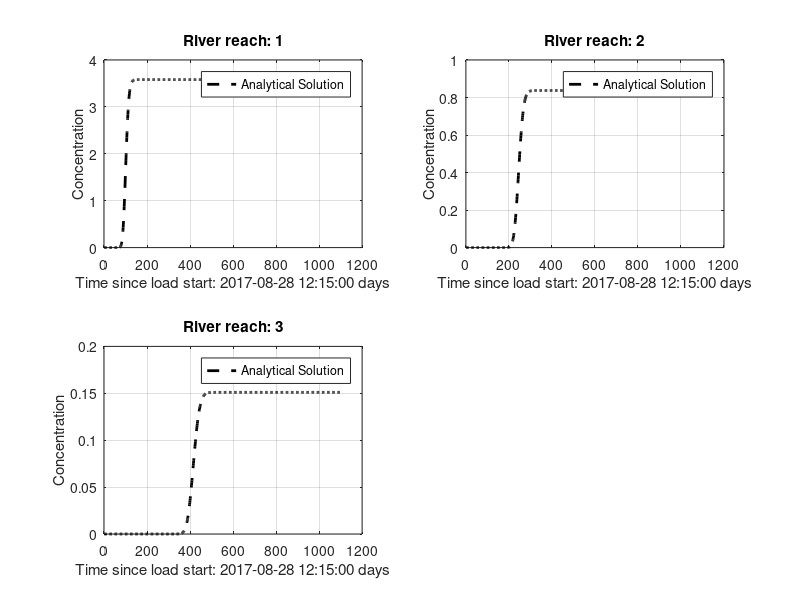

The MATLAB script that drew this image:

% 2-dimensional analytical solution - Transient (using the analytical solution for
% instantaneous point source integrated with respect to time)

function AnltSOL_TRANSIENT_mizuroute

%%%%%%%%%%%%%%%%%%%%%%%%%%%%%%%%%%%%%%%%%%%
% CHOOSE TEST %%%%%%%%%%%%%%%%%%%%%%%%%%%%%%
%%%%%%%%%%%%%%%%%%%%%%%%%%%%%%%%%%%%%%%%%%%

% test = 2; % 2_nrTrans_instS_PorMedia
% test = 4; % 4_nrTrans_contS_PorMedia
% test = 6; % 6_nrTrans_instS_PorMedia_linDecay
% test = 8; % 8_nrTrans_contS_PorMedia_linDecay
 
test = 8; 

%%%%%%%%%%%%%%%%%%%%%%%%%%%%%%%%%%%%%%%%%%%
% General mdoel setup %%%%%%%%%%%%%%%%%%%%%
% Don't change
%%%%%%%%%%%%%%%%%%%%%%%%%%%%%%%%%%%%%%%%%%%


dist_between_nodes = cumsum([80.348, 113.724, 134.015]); % km
timeDays_travel_between_nodes = [120, 250, 370]; % days

% Preliminary calcs %%%%%%%%%%%%%%%%%%%%%%%%%%%%%%%%


% Time steps
if test == 4 || test == 8 

    start_day =  '2017-08-28 12:15:00';
    tsim_nDays_sinceStart = 1100; % time reachis nodes: 120, 250 and 370;
    
    if test == 4
        timeDays_travel_between_nodes = timeDays_travel_between_nodes - 20; % days
    end
    
    V_kmday = dist_between_nodes ./ (timeDays_travel_between_nodes);
    Dy = mean(V_kmday)*0.5;

elseif test == 2 || test == 6 
    tsim = [...
            60 * 60 * 24 * 55,...
            60 * 60 * 24 * 85,...
            60 * 60 * 24 * 120,...
            ];
end

% Storing %%%%%%%%%%%%%%%%%%%%%%%%%%%%%%%%
storage.Dy = Dy;
storage.tsim_nDays_sinceStart = tsim_nDays_sinceStart;
storage.V_kmday = V_kmday;
%storage.ny = ny;

%%%%%%%%%%%%%%%%%%%%%%%%%%%%%%%%%%%%%%%%%%%%%%%%%%%%%%%%%%%%%%%%%%%%%%
n_x_request = numel(dist_between_nodes);
for x_reqi = 1:n_x_request
    
    
    if test == 4 || test == 8 
        
        % Input concentration (continuous)
        C0 = 10;
         
        % Set reation rate
        if test == 4; r = 0; end                % conservative
        if test == 8; r = 0.01; end  % linear decay
        storage.C0 = C0;
        storage.r = r;
        save InputData storage;
        
        % Call analytical solver
        Analytical_calc_1D_contS(dist_between_nodes,x_reqi,tsim_nDays_sinceStart)
        
    elseif test == 2 || test == 6
        
        % Input mass (instantaneous)
        M = 350;
        
        % Mass of the receiving node
        mLayerVolFracLiq = [0.2007, 0.2014, 0.2020, 0.2027, 0.2034, 0.2041, 0.2048, 0.2055, 0.2063, 0.2070, 0.2077, 0.2085, 0.2093, 0.2101, 0.2109, 0.2117, 0.2125, 0.2133, 0.2141, 0.2150, 0.2159, 0.2167, 0.2176, 0.2185, 0.2194, 0.2204, 0.2213, 0.2223, 0.2232, 0.2242, 0.2252, 0.2262, 0.2272, 0.2283, 0.2293, 0.2304, 0.2315, 0.2326, 0.2337, 0.2348, 0.2360, 0.2372, 0.2384, 0.2396, 0.2408, 0.2420, 0.2433, 0.2446, 0.2459, 0.2472, 0.2485, 0.2499, 0.2513, 0.2527, 0.2541, 0.2555, 0.2570, 0.2584, 0.2599, 0.2615, 0.2630, 0.2646, 0.2662, 0.2678, 0.2694, 0.2711, 0.2727, 0.2744, 0.2761, 0.2779, 0.2796, 0.2814, 0.2832, 0.2850, 0.2869, 0.2888, 0.2906, 0.2925, 0.2945, 0.2964, 0.2984, 0.3003, 0.3023, 0.3043, 0.3063, 0.3083, 0.3104, 0.3124, 0.3145, 0.3165, 0.3186, 0.3206, 0.3227, 0.3247, 0.3268, 0.3288, 0.3308, 0.3328, 0.3348, 0.3368];
        hru_area_m2      = 32700;
        
        mLayerVolFracWat_summa_m3 = mLayerVolFracLiq * hru_area_m2 * mLayerDepth_summa_m;
        mLayerVolFracWat_summa_mm_m2 = mLayerVolFracLiq * hru_area_m2 * mLayerDepth_summa_m * 1000;
        UpLayVol_mm_m2 = mLayerVolFracWat_summa_m3 * 1000; % to mm*m2
        
        iLayerLiqFluxSoil_summa_mm_s = iLayerLiqFluxSoil_summa_m_s * 1000;
        
        % Set reaction rate
        if test == 2; r = 0; end                % conservative
        if test == 6; r = 0.01/(60*60*24); end  % linear decay
        
        storage.M = M;
        storage.UpLayVol_mm_m2 = UpLayVol_mm_m2;
        storage.mLayerVolFracWat_summa_mm_m2 = mLayerVolFracWat_summa_mm_m2;
        storage.mLayerVolFracLiq = mLayerVolFracLiq;
        storage.r = r;
        %storage.mLayerDepth_summa_mm = mLayerDepth_summa_mm;
        storage.iLayerLiqFluxSoil_summa_mm_s = iLayerLiqFluxSoil_summa_mm_s;
        storage.hru_area_m2 =  hru_area_m2;
        save InputData storage;
        
        % Call analytical solver
        Analytical_calc_1D_instS(tsim_i)
        
    end

    Compare_plot(dist_between_nodes,x_reqi,...
                 start_day)
    
end


%%%%%%%%%%%%%%%%%%%%%%%%%%%%%%%%%%%%%%%%%
% ANALYTICAL
%%%%%%%%%%%%%%%%%%%%%%%%%%%%%%%%%%%%%%%%%

% 1D, continuous source, Eq. 60 of 
% USGS Chapter B7
% ANALYTICAL SOLUTIONS FOR ONE-, TWO-, AND THREE-DIMENSIONAL SOLUTE
%TRANSPORT IN GROUND-WATER SYSTEMS WITH UNIFORM FLOW
function Analytical_calc_1D_contS(...
    dist_between_nodes,...
    x_reqi,...
    tsim_nDays_sinceStart)

load InputData storage
C0=storage.C0;
Dy=storage.Dy;
r=storage.r;
V_kmday=storage.V_kmday;

Cfinal=zeros(1,tsim_nDays_sinceStart);

x_request_i = dist_between_nodes(x_reqi);

V = V_kmday(x_reqi);
V = mean(V_kmday);

h=waitbar(0,'ANALYTICAL solution: calculating...');

for t_i=1:tsim_nDays_sinceStart
    waitbar(t_i/tsim_nDays_sinceStart)
    
    % Days since start (in seconds)
    tsim_i = t_i;

    % calculation of A

    %A = (M / UpLayVol) /...
    %    ( 4*n*pi()*(Dx*Dy)^(0.5) );
    A =  C0 / 2;

    % calculation of B
    U = (V^2 + 4*r*Dy)^0.5;
    
    B1 = exp(...
            x_request_i * (V - U)/ ...
            (2 * Dy)...
            );
        
    B2 = erfc(...
            (x_request_i - (U * tsim_i) ) / ...
            (2 * (Dy * tsim_i)^0.5));
    
    C1 = exp(...
            x_request_i * (V + U)/ ...
            (2 * Dy));
    
    C2 = erfc(...
            (x_request_i + (U * tsim_i) ) / ...
            (2 * (Dy * tsim_i)^0.5));

    % Final calculation
    C = A * (B1 * B2 + C1 * C2);

    % Saving results
    Cfinal(1,t_i) = C;

end

close(h)

disp('Analytical solution calculation: OK')

storage.C_analytical = Cfinal';
save AnalytSOL storage;

function Analytical_calc_1D_2(tsim_i)

load InputData storage
C0=storage.C0;
Dy=storage.Dy;
r=storage.r;
V=storage.V;
ny=storage.ny;

Cfinal=zeros(1,ny);

h=waitbar(0,'ANALYTICAL solution: calculating...');

for y=1:ny
    waitbar(y/ny)

    % calculation of A

    %A = (M / UpLayVol) /...
    %    ( 4*n*pi()*(Dx*Dy)^(0.5) );
    
    U = (V^2 + 4*r*Dy)^0.5;
    
    A =  C0 * V^2 / (4 * r * Dy);

    % calculation of B
    
    
    B1 = 2 * exp((y * V / Dy) - r * tsim_i);
        
    B2 = erfc(...
            (y + V * tsim_i) / ...
            (2 * (Dy * tsim_i)^0.5));
    
   C1 = U / V - 1; 
        
   C2 = exp(...
            y * (V - U)/ ...
            (2 * Dy));
    
    C3 = erfc(...
            (y - U * tsim_i) / ...
            (2 * (Dy * tsim_i)^0.5));
        
    D1 = U / V + 1;
    
    D2 = exp(...
            y * (V + U)/ ...
            (2 * Dy));
    
    D3 = erfc(...
            (y + U * tsim_i) / ...
            (2 * (Dy * tsim_i)^0.5));

    % Final calculation
    C = A * (B1 * B2 + C1 * C2 * C3 + D1 * D2 * D3);

    % Saving results
    Cfinal(1,y) = C;

end

close(h)

disp('Analytical solution calculation: OK')

storage.C_analytical = Cfinal';
save AnalytSOL storage;

function Analytical_calc_1D_3(tsim_i)

load InputData storage
C0=storage.C0;
Dy=storage.Dy;
r=storage.r;
V=storage.V;
ny=storage.ny;

Cfinal=zeros(1,ny);

h=waitbar(0,'ANALYTICAL solution: calculating...');

for y=1:ny
    waitbar(y/ny)

    % calculation of A

    %A = (M / UpLayVol) /...
    %    ( 4*n*pi()*(Dx*Dy)^(0.5) );
    

    
    A =  C0;

    % calculation of B
    
    
    B1 = 0.5 *  erfc(...
                (y - V * tsim_i) / ...
                (2 * (Dy * tsim_i)^0.5));
    
   C1 = (V^2 * tsim_i / (pi() * Dy))^0.5;
   
   C2 = exp(-(...
            (y - V * tsim_i)^2)/ ...
            (4 * Dy * tsim_i));
        
   D1  = 0.5 * (1 + (V * y) / Dy + (V^2 * tsim_i) / Dy);
   
   D2  = exp(V * y / Dy);
    
    D3 = erfc(...
            (y + V * tsim_i) / ...
            (2 * (Dy * tsim_i)^0.5));
        

    % Final calculation
    C = A * (B1 +  C1 * C2 - D1 * D2 * D3);

    % Saving results
    Cfinal(1,y) = C;

end

close(h)

disp('Analytical solution calculation: OK')

storage.C_analytical = Cfinal';
save AnalytSOL storage;

function Analytical_calc_1D_justAdv(tsim_i, mLayerDepth_summa_m)

load InputData storage
C0=storage.C0;
Dy=storage.Dy;
r=storage.r;
V=storage.V;
ny=storage.ny;

Cfinal=zeros(1,ny);

h=waitbar(0,'ANALYTICAL solution: calculating...');

for y=1:ny
    waitbar(y/ny)

    % calculation of A

    %A = (M / UpLayVol) /...
    %    ( 4*n*pi()*(Dx*Dy)^(0.5) );
  

    % Final calculation
    C = C0 * (y * mLayerDepth_summa_m - V * tsim_i);

    % Saving results
    Cfinal(1,y) = C;

end

close(h)

disp('Analytical solution calculation: OK')

storage.C_analytical = Cfinal';
save AnalytSOL storage;


% 1D, instantaneous source, Eq. 76 of 
% USGS Chapter B7
% ANALYTICAL SOLUTIONS FOR ONE-, TWO-, AND THREE-DIMENSIONAL SOLUTE
%TRANSPORT IN GROUND-WATER SYSTEMS WITH UNIFORM FLOW
function Analytical_calc_1D_instS(tsim_i)

load InputData storage
M = storage.M;
UpLayVol_mm_m2 = storage.UpLayVol_mm_m2;
mLayerVolFracLiq = storage.mLayerVolFracLiq;
Dy = storage.Dy;
r = storage.r;
V_kmday = storage.V_kmday;
ny = storage.ny;
hru_area_m2 = storage.hru_area_m2;
mLayerDepth_summa_mm = storage.mLayerDepth_summa_mm;
iLayerLiqFluxSoil_summa_mm_s = storage.iLayerLiqFluxSoil_summa_mm_s;

% Loading point
Yc=1;
% porosity
n = 1; % not needed because it's accounted for in the intersticil flow velocity

% Mass injection unit of aquifer thickness (and area because it's 1D)
% M (g/m3), Vol = m3/s, M_unitVol = 
UpLayVol_m3 = UpLayVol_mm_m2 / 1000;
M_unitVol = M / UpLayVol_m3(1);
M_unitVol = M * (iLayerLiqFluxSoil_summa_mm_s);

M_unitVol = M / ((mLayerDepth_summa_mm / 1000) * mLayerVolFracLiq(1) * hru_area_m2);
M_unitVol = M_unitVol * ( 4 * n * pi() * Dy );

M_unitVol = 1.8/1000 * ( 4 * n * pi() * Dy ) / 1.75; %=1.2925e-06%


M_unitVol = (2 * iLayerLiqFluxSoil_summa_mm_s) ;

M_unitVol = (0.006 * iLayerLiqFluxSoil_summa_mm_s / 6);

Cinit = (2 * iLayerLiqFluxSoil_summa_mm_s * 900 * hru_area_m2/1000) ...
        / (iLayerLiqFluxSoil_summa_mm_s * 900 * hru_area_m2/1000 + UpLayVol_m3(1)/6);
M_unitVol = Cinit * V;
M_unitVol = M_unitVol / 3.2%* 1.8e6 
%M_unitVol = 1.2925e-06;

Cfinal=zeros(1,ny);

h=waitbar(0,'ANALYTICAL solution: calculating...');

for y=1:ny
    
    waitbar(y/ny)

    % calculation of A

    A = (M_unitVol) /...
        ( 4 * n * pi() * Dy);

    % calculation of B
    B = exp(...
            V*(y-Yc)/ ...
            (2*Dy));

    D = exp( ...
            -( V^2 / (4*Dy) + r) * tsim_i ...
            -( (y-Yc)^2 ./ (4 * Dy * tsim_i))) ;

    % Final calculation
    C = A * B * D;

    % Saving results
    Cfinal(1,y) = C;
   
end
close(h)

% Get the effect of dilution because of different layer volumes
% 1) Using cubic spline to extrapolate for all sub-layers because the
% analytical solution has 1 mm of resolution, while the model has 6 mm
mLayerVolFracLiq_interp = spline(...
    1:6:600,...
    mLayerVolFracLiq,...
    1:1:600);
%figure;plot(mLayerVolFracLiq_interp^0.5,[1:1:600]/1000); set(gca,"Ydir","reverse"); set(gca,"Xdir","reverse");

Cfinal_corr = Cfinal * mLayerVolFracLiq_interp(1) ./ mLayerVolFracLiq_interp;

disp('Analytical solution calculation: OK')

storage.C_analytical = Cfinal_corr';
save AnalytSOL storage;

function Analytical_calc_2D

load InputData storage
M=storage.M;
UpLayVol=storage.UpLayVol;
n=storage.n;
Dx=storage.Dx;
Dy=storage.Dy;
r=storage.r;
Xc=storage.Xc;
Yc=storage.Yc;
tsim=storage.tsim;
V=storage.V;
nx=storage.nx;
ny=storage.ny;

Cfinal=zeros(nx,ny);

h=waitbar(0,'ANALYTICAL solution: calculating...');
for x=1:nx
    waitbar(x/nx)
    for y=1:ny
        
    % calculation of A
    
    A = (M / UpLayVol) /...
        ( 4*n*pi()*(Dx*Dy)^(0.5) );

    % calculation of B
    B = exp(...
            V*(y-Yc)/ ...
            (2*Dy));

    % Integral to solve
    fun = @(t) exp( ...
                    -( V^2 / (4*Dx) + r) * t ...
                    -( (x-Xc)^2 ./ (4*Dx*t) ) ...
                    -( (y-Yc)^2 ./ (4*Dy*t))) ;
                
    D = quad(fun,0,tsim);

    % Final calculation
    C = A*B*D;
    
    % Saving results
    Cfinal(x,y) = C;
   
    end
end
close(h)

disp('Analytical solution calculation: OK')

storage.C_analytical = Cfinal';
save AnalytSOL storage;


%%%%%%%%%%%%%%%%%%%%%%%%%%%%%%%%%%%%%%%%%
% Plotting
%%%%%%%%%%%%%%%%%%%%%%%%%%%%%%%%%%%%%%%%%

function Compare_plot(dist_between_nodes,x_reqi,...
                 start_day)

load InputData storage;
InputData = storage;

load AnalytSOL storage;
C_analytical = storage.C_analytical;


colormap(gray);

n_x_request = numel(dist_between_nodes);

nsubplot_x = ceil((n_x_request)^0.5);
nsubplot_y = ceil(n_x_request / nsubplot_x);

if x_reqi==1
     figure
end

% Longitudinal profile
subplot(nsubplot_x,nsubplot_y,x_reqi)
plot(C_analytical,'k--','linewidth',2)
%ylim([0 InputData.ny/1000])
%xlim([0 2])
%set(gca, 'Ydir', 'reverse'); 
ylabel('Concentration')
xlabel(['Time since load start: ', start_day, ' days'])
title(['River reach: ', num2str(x_reqi)])
legend('Analytical Solution')
%set (gca,'Xdir','reverse')
grid on
hold on


disp('ANALYTICAL and NUMERICAL solutions compared: OK')
disp('Finished')